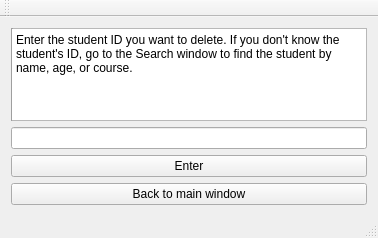
<?xml version="1.0" encoding="UTF-8"?>
<ui version="4.0">
 <class>deleteStudentWindowClass</class>
 <widget class="QMainWindow" name="deleteStudentWindowClass">
  <property name="geometry">
   <rect>
    <x>0</x>
    <y>0</y>
    <width>378</width>
    <height>238</height>
   </rect>
  </property>
  <property name="windowTitle">
   <string>Delete Student Window</string>
  </property>
  <property name="styleSheet">
   <string notr="true">gridline-color: rgb(255, 255, 255);</string>
  </property>
  <widget class="QWidget" name="centralWidget">
   <layout class="QGridLayout" name="gridLayout">
    <item row="1" column="1">
     <widget class="QTextBrowser" name="info">
      <property name="styleSheet">
       <string notr="true"/>
      </property>
      <property name="html">
       <string>&lt;!DOCTYPE HTML PUBLIC &quot;-//W3C//DTD HTML 4.0//EN&quot; &quot;http://www.w3.org/TR/REC-html40/strict.dtd&quot;&gt;
&lt;html&gt;&lt;head&gt;&lt;meta name=&quot;qrichtext&quot; content=&quot;1&quot; /&gt;&lt;meta charset=&quot;utf-8&quot; /&gt;&lt;style type=&quot;text/css&quot;&gt;
p, li { white-space: pre-wrap; }
hr { height: 1px; border-width: 0; }
li.unchecked::marker { content: &quot;\2610&quot;; }
li.checked::marker { content: &quot;\2612&quot;; }
&lt;/style&gt;&lt;/head&gt;&lt;body style=&quot; font-family:'Segoe UI'; font-size:9pt; font-weight:400; font-style:normal;&quot;&gt;
&lt;p style=&quot; margin-top:0px; margin-bottom:0px; margin-left:0px; margin-right:0px; -qt-block-indent:0; text-indent:0px;&quot;&gt;Enter the student ID you want to delete. If you don't know the student's ID, go to the Search window to find the student by name, age, or course.&lt;/p&gt;&lt;/body&gt;&lt;/html&gt;</string>
      </property>
     </widget>
    </item>
    <item row="0" column="0" rowspan="2" colspan="2">
     <widget class="Line" name="line">
      <property name="orientation">
       <enum>Qt::Orientation::Vertical</enum>
      </property>
     </widget>
    </item>
    <item row="4" column="0" colspan="2">
     <widget class="QPushButton" name="mainWindow">
      <property name="text">
       <string>Back to main window</string>
      </property>
     </widget>
    </item>
    <item row="2" column="0" colspan="2">
     <widget class="QLineEdit" name="studentId">
      <property name="text">
       <string/>
      </property>
     </widget>
    </item>
    <item row="3" column="0" colspan="2">
     <widget class="QPushButton" name="enterStudentId">
      <property name="text">
       <string>Enter</string>
      </property>
     </widget>
    </item>
   </layout>
  </widget>
  <widget class="QMenuBar" name="menuBar">
   <property name="geometry">
    <rect>
     <x>0</x>
     <y>0</y>
     <width>378</width>
     <height>21</height>
    </rect>
   </property>
  </widget>
  <widget class="QToolBar" name="mainToolBar">
   <attribute name="toolBarArea">
    <enum>TopToolBarArea</enum>
   </attribute>
   <attribute name="toolBarBreak">
    <bool>false</bool>
   </attribute>
  </widget>
  <widget class="QStatusBar" name="statusBar"/>
 </widget>
 <layoutdefault spacing="6" margin="11"/>
 <resources/>
 <connections/>
</ui>
